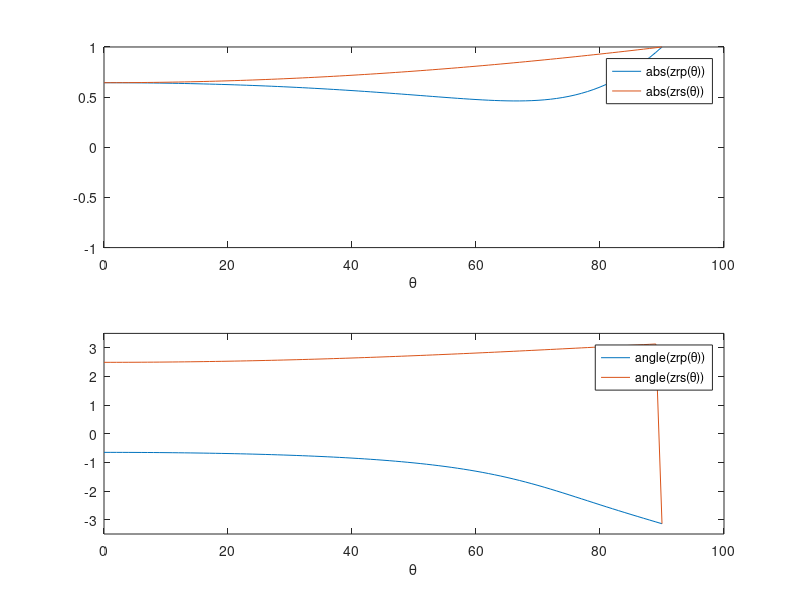

Reproduce this figure in MATLAB.
% O1FRNKPSS
% Complex reflection coefficients of Fresnel' formulas as function of angle
% of incidence for values of n2 and K.

% Absolute value and imaginary parts are plotted.

% n1, n2, K and ? are globally defined at the graphs.
% Complex reflection coefficients zrp for parallel and zrs for perpendicular case.

function O1FRNKPSS;
Theta = (0:1:90);
K = 2;
n1 = 1;
n2 = 1.5;

zrp = (((n2-i*K)/n1)*cos(2*(pi/360)*Theta)-sqrt(1-((n1/(n2-i*K))*sin(2*(pi/360)*Theta)).^2))./(((n2-i*K)/n1)*cos(2*(pi/360)*Theta)+sqrt(1-((n1/(n2-i*K))*sin(2*(pi/360)*Theta)).^2));
zrs = (cos(2*(pi/360)*Theta)-((n2-i*K)/n1)*sqrt(1-((n1/(n2-i*K))*sin(2*(pi/360)*Theta)).^2))./(cos(2*(pi/360)*Theta)+((n2-i*K)/n1)*sqrt(1-((n1/(n2-i*K))*sin(2*(pi/360)*Theta)).^2));


figure(1);
subplot(2,1,1);
plot(Theta,abs(zrp),Theta,abs(zrs));
axis([0 100 -1 1]);                  % PLOTS LIMITS                    
xlabel('\theta');
legend('abs(zrp(\theta))','abs(zrs(\theta))');

subplot(2,1,2);
plot(Theta,angle(zrp),Theta,angle(zrs));
axis([0 100 -3.5 3.5]);                  % PLOTS LIMITS                    
xlabel('\theta');
legend('angle(zrp(\theta))','angle(zrs(\theta))');
